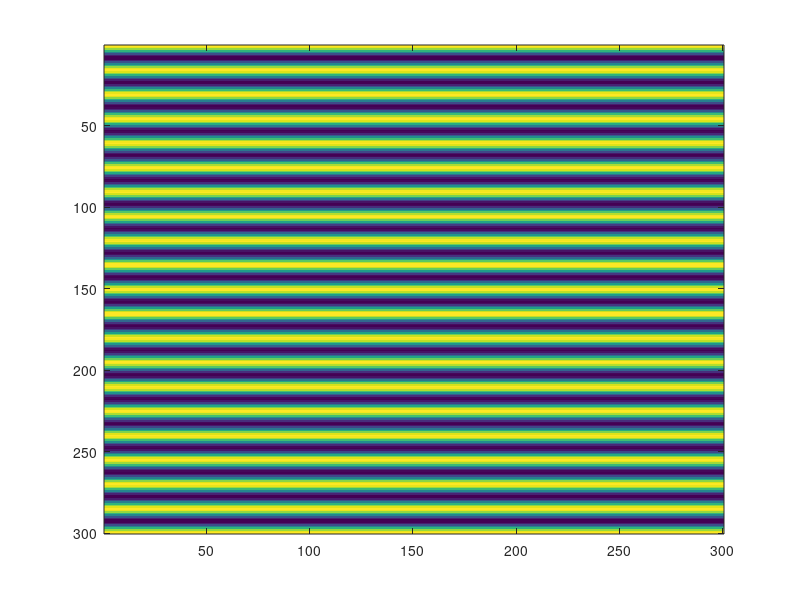

MATLAB code for this plot: (Note: this script raises an error after producing the figure.)
N = 300;
[x,y] = meshgrid(linspace(-1,1,N));
testimage = cos(2*pi*(10*y));
figure(1), imagesc(testimage), truesize;
TESTIMAGE = fftshift(fft2(testimage));
figure(2), imagesc(abs(TESTIMAGE)), truesize
